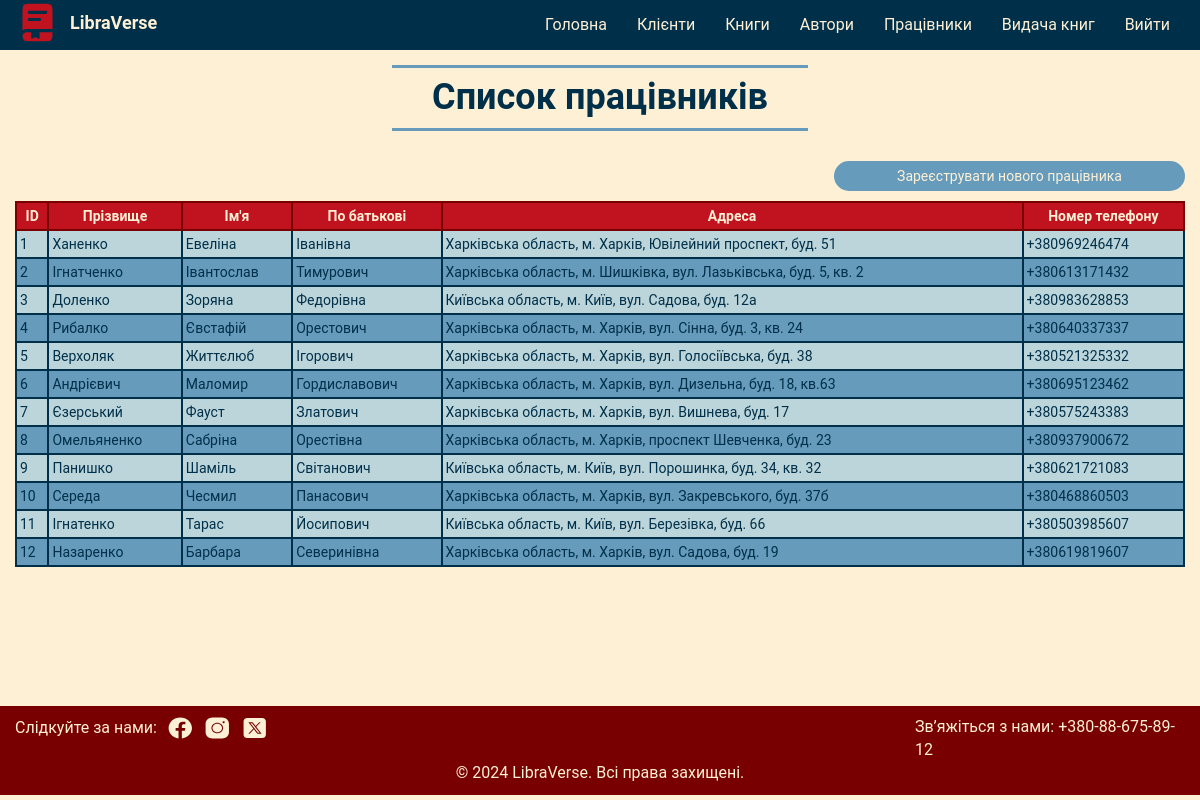
The page /pages/librarians_list.php (signed in) on the database its author committed.
### tables this page shows
CREATE TABLE librarians(
LibrarianID INTEGER PRIMARY KEY,
FirstName VARCHAR(255) NOT NULL,
ParentalName VARCHAR(255) NOT NULL,
Surname VARCHAR(255) NOT NULL,
Address VARCHAR(255) NOT NULL,
PhoneNumber VARCHAR(50) NOT NULL,
BirthDate DATE NOT NULL,
EmploymentDate DATE NOT NULL,
Position VARCHAR(255) NOT NULL,
Password VARCHAR(255) NOT NULL);

### pages/librarians_list.php (the view, shortened to what this page needs)
<?php
    $db_file = "../library.db";
    $conn = new SQLite3($db_file);
    if(isset($_SESSION['LibrarianID'])) {
        $query = "SELECT * FROM librarians;";
        $librarians_result = $conn->query($query);
?>
<!DOCTYPE html>
<html lang="uk_UA">
<head>
    <link rel="stylesheet" href="../css/styles.css">
    <link rel="stylesheet" href="../css/bootstrap.min.css">
    <link href="https://fonts.cdnfonts.com/css/roboto" rel="stylesheet">
</head>
<body>
    <nav class="navbar navbar-default">
        <div class="container-fluid">
            <div class="navbar-header">
                <div class="navbar-logo">
                    <img src="../images/logo.svg" alt="логотип">
                    <a href="http://localhost/LibraVerse/pages/home.php" id="main">LibraVerse</a>
                </div>
            </div>
            <div class="collapse navbar-collapse" id="menu">
                <ul class="nav navbar-nav navbar-right text-center">
                  <li><a href="http://localhost/LibraVerse/pages/home.php" id="main">Головна</a></li>
                  <li><a href="http://localhost/LibraVerse/pages/customers_list.php" id="customers">Клієнти</a></li>
                  <li><a href="http://localhost/LibraVerse/pages/books_list.php" id="books">Книги</a></li>
                  <li><a href="http://localhost/LibraVerse/pages/author_list.php" id="authors">Автори</a></li>
                  <li><a href="http://localhost/LibraVerse/pages/librarians_list.php" id="librarians">Працівники</a></li>
                  <li><a href="http://localhost/LibraVerse/pages/provision_list.php" id="provision">Видача книг</a></li>
                  <li><a href="?logOut=<?php echo ($_SESSION['LibrarianID']); ?>" id="logOut">Вийти</a></li>
                </ul>
            </div>
        </div>
    </nav>
    <div class="main-content">
        <div class="table-header">
            <h1 class="text-center">Список працівників</h1>
        </div>
        <div class="button left">
            <a href="http://localhost/LibraVerse/pages/new_librarian.php" class="add">Зареєструвати нового працівника</a>
        </div>
        <div class="col-lg-12">
            <div class="table">
                <table class="result-table col-lg-12">
                    <tr>
                        <th>ID</th>
                        <th>Прізвище</th>
                        <th>Ім'я</th>
                        <th>По батькові</th>
                        <th>Адреса</th>
                        <th>Номер телефону</th>
                    </tr>
                    <?php while ($row =$librarians_result->fetchArray(SQLITE3_ASSOC)) { ?>
                        <tr>
                            <td><a href="http://localhost/LibraVerse/pages/librarian_profile.php?LibrarianID=<?php echo $row['LibrarianID']; ?>"><?php echo $row['LibrarianID']; ?></a></td>
                            <td><a href="http://localhost/LibraVerse/pages/librarian_profile.php?LibrarianID=<?php echo $row['LibrarianID']; ?>"><?php echo $row['Surname']; ?></a></td>
                            <td><a href="http://localhost/LibraVerse/pages/librarian_profile.php?LibrarianID=<?php echo $row['LibrarianID']; ?>"><?php echo $row['FirstName']; ?></a></td>
                            <td><a href="http://localhost/LibraVerse/pages/librarian_profile.php?LibrarianID=<?php echo $row['LibrarianID']; ?>"><?php echo $row['ParentalName']; ?></a></td>
                            <td><a href="http://localhost/LibraVerse/pages/librarian_profile.php?LibrarianID=<?php echo $row['LibrarianID']; ?>"><?php echo $row['Address']; ?></a></td>
                            <td><a href="http://localhost/LibraVerse/pages/librarian_profile.php?LibrarianID=<?php echo $row['LibrarianID']; ?>"><?php echo $row['PhoneNumber']; ?></a></td>
                        </tr>
                    <?php  } ?>
                </table>
            </div>
        </div>
    </div>
    <footer class="footer col-lg-12">
        <div class="col-lg-9 footer-left">
            <p>Слідкуйте за нами:</p>
            <a href="https://www.facebook.com/?locale=uk_UA">
                <img src="../images/icon_facebook.svg" alt="фейсбук">
            </a>
            <a href="https://www.instagram.com/">
                <img src="../images/icon-instagram.svg" alt="інстаграм">
            </a>
            <a href="https://twitter.com/?lang=uk">
                <img src="../images/icon-twitterx.svg" alt="ікс">
            </a>
        </div>
        <div class="col-lg-3">
            <p>Зв’яжіться з нами: +380-88-675-89-12</p>
        </div>
        <div class="col-lg-12 text-center">
            <p>© 2024 LibraVerse. Всі права захищені.</p>
        </div>
    </footer>
</body>
</html>
<?php
    }
 ?>

### css/styles.css (style rules this page uses)
html body { font-family: 'Roboto', sans-serif; background-color: #FDF0D5; }
body .navbar { background-color: #003049; color: #FDF0D5; border: none; border-radius: 0; margin-bottom: 0; }
body .navbar .navbar-logo { display: flex; align-items: center; }
body .navbar .navbar-logo a { color: #FDF0D5; font-size: 18px; font-weight: bold; padding-left: 10px; }
body .navbar .navbar-collapse li a { color: #FDF0D5; font-size: 16px; font-weight: normal; }
.navbar.navbar-default .navbar-collapse, .navbar-default .navbar-form { border-color: #669BBC; border-width: 2px; }
body .main-content { min-height: 82vh; }
body .main-content h1 { font-size: 36px; font-weight: bold; }
body .footer { background-color: #780000; color: #FDF0D5; font-size: 16px; padding: 10px 0; }
body .footer p { margin:0; }
body .footer img { padding-left: 10px; }
body .footer .footer-left { display: flex; align-items: center; }
.main-content .button { padding: 5px 15px; }
.main-content .add { background-color: #669BBC; color: #FDF0D5; border-radius: 15px; border: none; width: 100%; margin-top: 10px; padding: 5px; display: block; text-align: center; }
.main-content .table-header { display: flex; align-items: center; justify-content: center; }
.main-content .table-header h1 { margin: 15px 0; padding: 10px 40px; color: #003049; border-top: #669BBC solid 3px; border-bottom: #669BBC solid 3px; }
.main-content .result-table td { text-align: left; color: #003049; border: 2px solid #003049; padding: 3px; }
.main-content .result-table td a { color: #003049; }
.main-content .result-table th { text-align:center; color: #FDF0D5; background-color: #C1121F; border: 2px solid #780000; padding: 3px; }
.main-content .result-table tr { background-color: #669BBC; }
.main-content .result-table tr:nth-child(even) { background-color: #BCD5DB; }
.main-content .result-table.col-lg-12 { margin-bottom: 20px; }
.main-content .button.left { display: flex; align-items: center; justify-content: end; padding-bottom: 10px; }
.main-content .button.left .add { width: 30%; }
.main-content .result-table a { color: #669BBC; }

### rows shown on the page
librarians: LibrarianID "1", Surname "Ханенко", FirstName "Евеліна", ParentalName "Іванівна", Address "Харківська область, м. Харків, Ювілейний проспект, буд. 51", PhoneNumber "+380969246474"
librarians: LibrarianID "2", Surname "Ігнатченко", FirstName "Івантослав", ParentalName "Тимурович", Address "Харківська область, м. Шишківка, вул. Лазьківська, буд. 5, кв. 2", PhoneNumber "+380613171432"
librarians: LibrarianID "3", Surname "Доленко", FirstName "Зоряна", ParentalName "Федорівна", Address "Київська область, м. Київ, вул. Садова, буд. 12а", PhoneNumber "+380983628853"
librarians: LibrarianID "4", Surname "Рибалко", FirstName "Євстафій", ParentalName "Орестович", Address "Харківська область, м. Харків, вул. Сінна, буд. 3, кв. 24", PhoneNumber "+380640337337"
librarians: LibrarianID "5", Surname "Верхоляк", FirstName "Життєлюб", ParentalName "Ігорович", Address "Харківська область, м. Харків, вул. Голосіївська, буд. 38", PhoneNumber "+380521325332"
librarians: LibrarianID "6", Surname "Андрієвич", FirstName "Маломир", ParentalName "Гордиславович", Address "Харківська область, м. Харків, вул. Дизельна, буд. 18, кв.63", PhoneNumber "+380695123462"
librarians: LibrarianID "7", Surname "Єзерський", FirstName "Фауст", ParentalName "Златович", Address "Харківська область, м. Харків, вул. Вишнева, буд. 17", PhoneNumber "+380575243383"
librarians: LibrarianID "8", Surname "Омельяненко", FirstName "Сабріна", ParentalName "Орестівна", Address "Харківська область, м. Харків, проспект Шевченка, буд. 23", PhoneNumber "+380937900672"
librarians: LibrarianID "9", Surname "Панишко", FirstName "Шаміль", ParentalName "Світанович", Address "Київська область, м. Київ, вул. Порошинка, буд. 34, кв. 32", PhoneNumber "+380621721083"
librarians: LibrarianID "10", Surname "Середа", FirstName "Чесмил", ParentalName "Панасович", Address "Харківська область, м. Харків, вул. Закревського, буд. 37б", PhoneNumber "+380468860503"
librarians: LibrarianID "11", Surname "Ігнатенко", FirstName "Тарас", ParentalName "Йосипович", Address "Київська область, м. Київ, вул. Березівка, буд. 66", PhoneNumber "+380503985607"
librarians: LibrarianID "12", Surname "Назаренко", FirstName "Барбара", ParentalName "Северинівна", Address "Харківська область, м. Харків, вул. Садова, буд. 19", PhoneNumber "+380619819607"
